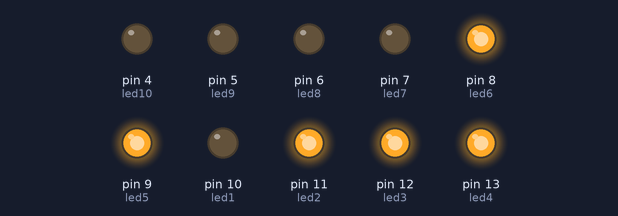
Bench run of a sketch on a simulated Arduino Uno, built with avr-gcc and run on an emulated ATmega328P. Shown: output pins drawn as LEDs (lit = HIGH).

Above: at 0.15 s.
At 32.47 s:
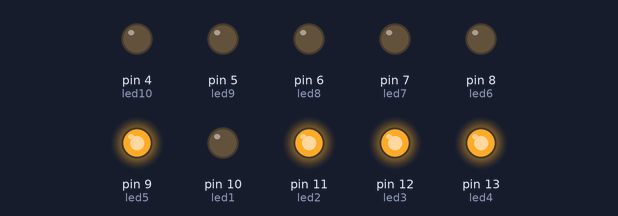
At 65.17 s:
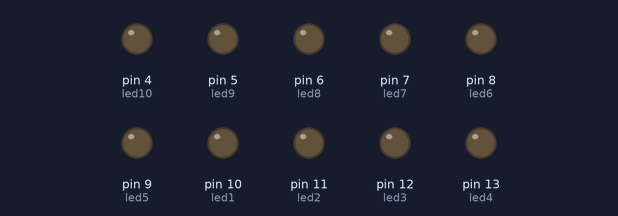
At 129.21 s:
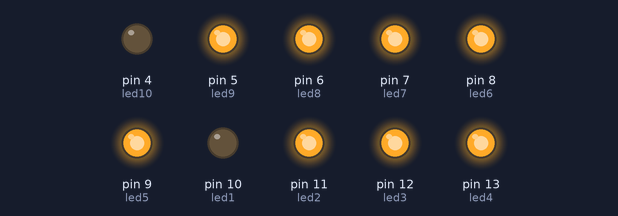
Timing chart, 0 to 129.5 s (numbered marks = the images above):
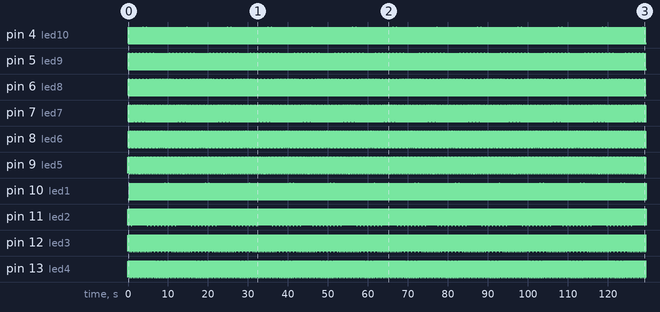

The sketch:

led_party.ino
```cpp
int led1 = 10;
int led2 = 11;
int led3 = 12;
int led4 = 13;
int led5 = 9;
int led6 = 8;
int led7 = 7;
int led8 = 6;
int led9 = 5;
int led10 = 4;
int button = 2;

int buttonState = 0;

void setup() {
  // put your setup code here, to run once:
  pinMode(led1, OUTPUT);
  pinMode(led2, OUTPUT);
  pinMode(led3, OUTPUT);
  pinMode(led4, OUTPUT);
  pinMode(led5, OUTPUT);
  pinMode(led6, OUTPUT);
  pinMode(led7, OUTPUT);
  pinMode(led8, OUTPUT);
  pinMode(led9, OUTPUT);
  pinMode(led10, OUTPUT);

  /*
  pinMode(button, INPUT);

  buttonState = digitalRead(button);

  if(buttonState == HIGH) {
    startAnimation();
  }
  */
}

void startAnimation() {
  delay(10);
  digitalWrite(led1, LOW);
  delay(25);
  digitalWrite(led2, HIGH);
  delay(25);
  digitalWrite(led3, HIGH);
  delay(25);
  digitalWrite(led4, HIGH);
  delay(25);
  digitalWrite(led5, HIGH);
  delay(25);
  digitalWrite(led6, HIGH);
  delay(25);
  digitalWrite(led7, HIGH);
  delay(25);
  digitalWrite(led8, HIGH);
  delay(25);
  digitalWrite(led9, HIGH);
  delay(10);
  digitalWrite(led10, HIGH);
  delay(10);
  digitalWrite(led10, LOW);
  delay(25);
  digitalWrite(led9, LOW);
  delay(25);
  digitalWrite(led8, LOW);
  delay(25);
  digitalWrite(led7, LOW);
  delay(25);
  digitalWrite(led6, LOW);
  delay(25);
  digitalWrite(led5, LOW);
  delay(25);
  digitalWrite(led4, LOW);
  delay(25);
  digitalWrite(led3, LOW);
  delay(25);
  digitalWrite(led2, LOW);
  delay(10);
  digitalWrite(led1, HIGH);
}

void loop() {
  startAnimation();
}
```

Measured:
- by itself, pin 4 (led10), pin 10 (led1): alternates HIGH for 0.01 s and LOW for 0.43 s
- by itself, pin 5 (led9): alternates HIGH for 0.05 s and LOW for 0.40 s
- by itself, pin 6 (led8): alternates HIGH for 0.10 s and LOW for 0.35 s
- by itself, pin 7 (led7): alternates HIGH for 0.15 s and LOW for 0.30 s
- by itself, pin 8 (led6): alternates HIGH for 0.20 s and LOW for 0.25 s
- by itself, pin 9 (led5): alternates HIGH for 0.25 s and LOW for 0.20 s
- by itself, pin 11 (led2): alternates HIGH for 0.40 s and LOW for 0.05 s
- by itself, pin 12 (led3): alternates HIGH for 0.35 s and LOW for 0.10 s
